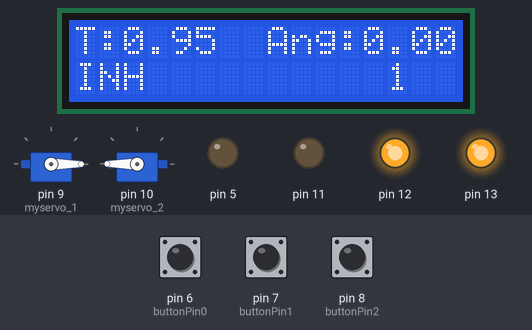
This sketch was run on a simulated Arduino Uno, built with avr-gcc and run on an emulated ATmega328P. Shown: 16×2 character LCD, 2 × servo, output pins drawn as LEDs (lit = HIGH). Inputs (shaded band) come from the test bench; at power-on: pin 6 (buttonPin0) LOW, pin 8 (buttonPin2) LOW, pin 7 (buttonPin1) LOW. EEPROM starts erased; what the sketch prints to the serial monitor is not drawn.

Above: at 1.2 s.
1.3 s: pin 6 (buttonPin0) pulled HIGH for 0.15 s
At 3.3 s:
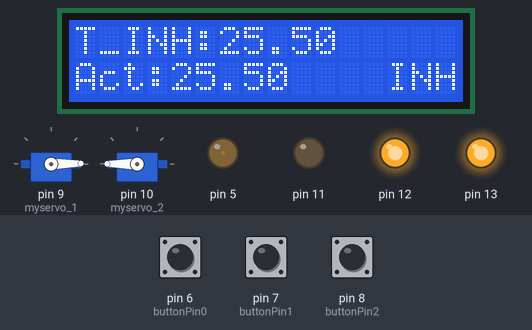
4.4 s: pin 6 (buttonPin0) pulled HIGH for 1 s
At 7.2 s:
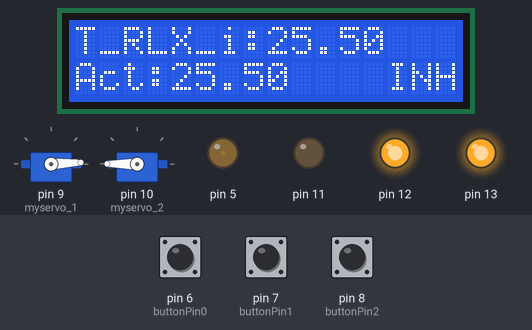
8.4 s: pin 6 (buttonPin0) pulled HIGH for 0.15 s
At 11.1 s:
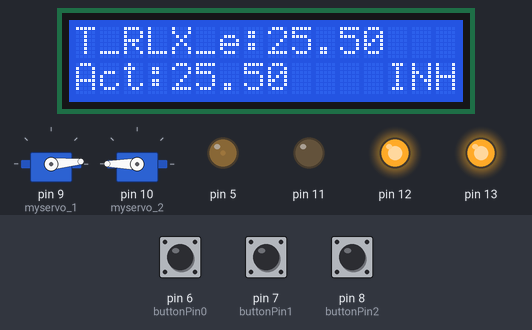
11.5 s: pin 8 (buttonPin2) pulled HIGH for 3.2 s
At 15.1 s:
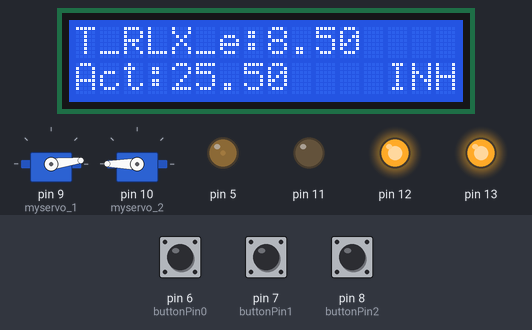
16.2 s: pin 6 (buttonPin0) pulled HIGH for 3.2 s
At 18.5 s:
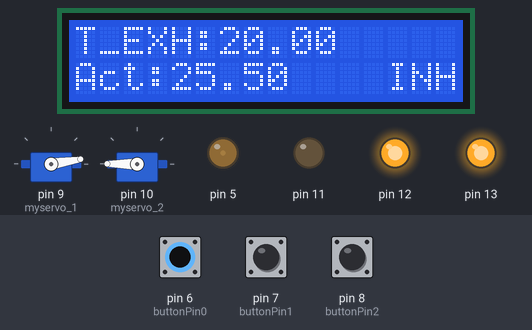
20.9 s: pin 6 (buttonPin0) pulled HIGH for 0.15 s
At 26.9 s:
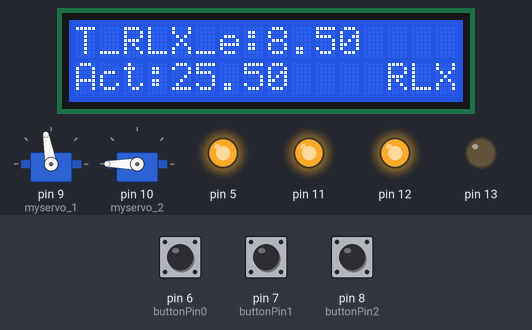
Timing chart, 0 to 27.7 s (numbered marks = the images above; inputs shaded):
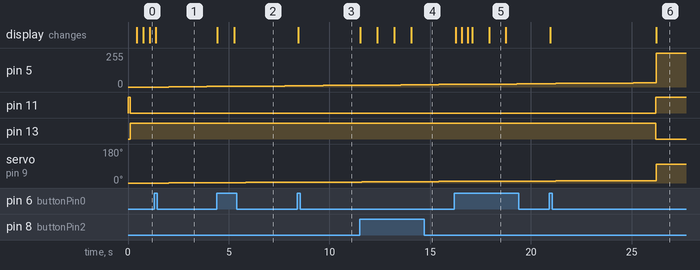

The sketch:

Respiracion_PID_smooth_v2.ino.ino
```cpp
#include <Wire.h>
#include <LiquidCrystal_I2C.h>
LiquidCrystal_I2C lcd(0x3F, 16, 2);
#include <EEPROM.h>
#include <Servo.h>

Servo myservo_1;
Servo myservo_2;

//Tiempo..................................................INICIALIZACION
float Tiempo = 0.0;
float Tiempo_wave = 0.0;
float Tiempo_actual = 0.0;
float Tiempo_actual_rise = 0.0;
float Tiempo_actual_edge = 0.0;
float Tiempo_actual_inh = 6.0;
float Tiempo_actual_exh = 6.0;
float Tiempo_relax_i = 1.0;
float Tiempo_relax_e = 1.0;
float Tiempo_actual_inh_Prev;
float Tiempo_actual_exh_Prev;
float Tiempo_relax_i_Prev;
float Tiempo_relax_e_Prev;
float Tiempo_actual_inh_int;
float Tiempo_actual_exh_int;
float Tiempo_relax_i_int;
float Tiempo_relax_e_int;
float Desface = 0.0;
float Tiempo_maximo = 0.0;
float Tiempo_a = 6.0;

float freq = 0.0;
bool Primer_pico = false;

//Botones y menu...........................................INICIALIZACION
const int buttonPin0 = 6;
const int buttonPin1 = 7;
const int buttonPin2 = 8;
int button0State = 6;
int button1State = 7;
int button2State = 8;
int menu = 0;
int acc = 0;
int segundos_menu = 0;
bool standby = false;
float standby_time;
bool Req_act = false;
bool Act_1 = false;
bool Act_2 = false;
bool Act_3 = false;
bool Act_4 = false;
bool Hold = false;
bool INH = true;
bool EXH = false;
bool RLX_i = false;
bool RLX_e = false;
bool modo = false;

//Servo....................................................INICIALIZACION
float pos_1 = 60.0;
float pos_2 = 30.0;
float Funcion;
int pos_1_int = 60;
int pos_2_int = 30;
int Serv_max = 100;
float Salida05_f;
int Salida05;

void setup() {
  Serial.begin(9600);

  pinMode(buttonPin0, INPUT);
  pinMode(11, OUTPUT);
  pinMode(12, OUTPUT);
  pinMode(13, OUTPUT);
  digitalWrite(11, HIGH);
  digitalWrite(12, HIGH);
  digitalWrite(13, LOW);

  lcd.init();
  lcd.home ();
  lcd.print("Control_PID");
  lcd.setBacklight(HIGH);

  myservo_1.attach(9);
  myservo_2.attach(10);
  myservo_1.write(0);
  myservo_2.write(180);

  Tiempo_actual_inh_int = EEPROM.read(0);
  Tiempo_actual_exh_int = EEPROM.read(1);
  Tiempo_relax_i_int = EEPROM.read(2);
  Tiempo_relax_e_int = EEPROM.read(3);

  Tiempo_actual_inh = float(Tiempo_actual_inh_int);
  Tiempo_actual_exh = float(Tiempo_actual_exh_int);
  Tiempo_relax_i = float(Tiempo_relax_i_int);
  Tiempo_relax_e = float(Tiempo_relax_e_int);

  Tiempo_actual_inh = Tiempo_actual_inh / 10.0;
  Tiempo_actual_exh = Tiempo_actual_exh / 10.0;
  Tiempo_relax_i = Tiempo_relax_i / 10.0;
  Tiempo_relax_e = Tiempo_relax_e / 10.0;

  Tiempo_actual_inh_Prev = Tiempo_actual_inh;
  Tiempo_actual_exh_Prev = Tiempo_actual_exh;
  Tiempo_relax_i_Prev = Tiempo_relax_i;
  Tiempo_relax_e_Prev = Tiempo_relax_e;

  // TIMER 2 for interrupt frequency 20 Hz:
  TCCR2A = 0;
  TCCR2B = 0;
  TCNT2  = 0;
  OCR2A = 12499;
  TCCR2B |= (1 << WGM21);
  TCCR2B |= (0 << CS22) | (1 << CS21) | (1 << CS20);
  TIMSK2 |= (1 << OCIE2A);

  Tiempo_actual_edge = Tiempo_actual_exh;


}

//Interrupcion 1 Segundo..................................OPERATIVO
ISR(TIMER2_COMPA_vect) {
  Tiempo = Tiempo + 0.05;
  if (INH == true) {
    Tiempo_actual_rise = Tiempo / 100;
  }
  if (RLX_i == true) {

  }
  if (EXH == true) {
    Tiempo_actual_edge = Tiempo_actual_exh - (Tiempo_actual - (Tiempo_actual_inh + Tiempo_relax_i));
  }
  if (RLX_e == true) {

  }
  if (standby == true) {
    standby_time = standby_time + 0.05;
  }
  Tiempo_actual = Tiempo / 100;
}

void loop() {

  Tiempo_maximo = Tiempo_actual_inh + Tiempo_relax_i + Tiempo_actual_exh + Tiempo_relax_e;
  Serial.print(Tiempo_actual);
  Serial.print(",");
  /*Serial.print((Tiempo_wave / 100.0)*Desface);
    Serial.print(",");
    Serial.print(Desface);
    Serial.print(",");
    Serial.print(Tiempo_actual_rise);
    Serial.print(",");*/
  Serial.print(pos_1);
  Serial.print(",");
  Serial.println(Funcion);

  //Boton.....................................................OPERATIVO
  button0State = digitalRead(buttonPin0);
  button1State = digitalRead(buttonPin1);
  button2State = digitalRead(buttonPin2);
  if (standby == false) {
    if (button0State == HIGH) {
      menu = menu + 1;
      lcd.clear ();
      standby = true;
    }

    if (button1State == HIGH) {
      if (menu == 1) {
        Tiempo_actual_inh_Prev = Tiempo_actual_inh_Prev + 0.5;
      }
      if (menu == 2) {
        Tiempo_actual_exh_Prev = Tiempo_actual_exh_Prev + 0.5;
      }
      if (menu == 3) {
        Tiempo_relax_i_Prev = Tiempo_relax_i_Prev + 0.5;
      }
      if (menu == 4) {
        Tiempo_relax_e_Prev = Tiempo_relax_e_Prev + 0.5;
      }
      if (Tiempo_actual_inh_Prev > 20.0) Tiempo_actual_inh_Prev = 20.0;
      if (Tiempo_actual_exh_Prev > 20.0) Tiempo_actual_exh_Prev = 20.0;
      if (Tiempo_relax_i_Prev > 10.0) Tiempo_relax_i_Prev = 10.0;
      if (Tiempo_relax_e_Prev > 10.0) Tiempo_relax_e_Prev = 10.0;
      standby = true;
    }
    if (button2State == HIGH) {
      if (menu == 1) {
        Tiempo_actual_inh_Prev = Tiempo_actual_inh_Prev - 0.5;
      }
      if (menu == 2) {
        Tiempo_actual_exh_Prev = Tiempo_actual_exh_Prev - 0.5;
      }
      if (menu == 3) {
        Tiempo_relax_i_Prev = Tiempo_relax_i_Prev - 0.5;
      }
      if (menu == 4) {
        Tiempo_relax_e_Prev = Tiempo_relax_e_Prev - 0.5;
      }
      if (Tiempo_actual_inh_Prev > 20.0) Tiempo_actual_inh_Prev = 20.0;
      if (Tiempo_actual_exh_Prev > 20.0) Tiempo_actual_exh_Prev = 20.0;
      if (Tiempo_relax_i_Prev > 10.0) Tiempo_relax_i_Prev = 10.0;
      if (Tiempo_relax_e_Prev > 10.0) Tiempo_relax_e_Prev = 10.0;
      standby = true;
    }

    if (menu == 5) {
      menu = 0;
      Req_act = true;
      Primer_pico = false;
      if (Tiempo_actual_inh_Prev != Tiempo_actual_inh) {
        Tiempo_actual_inh_int = int(Tiempo_actual_inh_Prev * 10);
        EEPROM.write(0, Tiempo_actual_inh_int);
      }
      if (Tiempo_actual_exh_Prev != Tiempo_actual_exh) {
        Tiempo_actual_inh_int = int(Tiempo_actual_exh_Prev * 10);
        EEPROM.write(1, Tiempo_actual_inh_int);
      }
      if (Tiempo_relax_i_Prev != Tiempo_relax_i) {
        Tiempo_relax_i_int = int(Tiempo_relax_i_Prev * 10);
        EEPROM.write(2, Tiempo_relax_i_int);
      }
      if (Tiempo_relax_e_Prev != Tiempo_relax_e) {
        Tiempo_relax_e_int = int(Tiempo_relax_e_Prev * 10);
        EEPROM.write(3, Tiempo_relax_e_int);
      }
    }

  }
  //LCD.....................................................OPERATIVO
  //Menu_0
  if (menu == 0) {
    lcd.home ();
    lcd.print("T:");
    lcd.print(Tiempo_actual, 2);
    lcd.print(" ");
    lcd.print(" Ang:");
    lcd.print(pos_1);
    lcd.print("   ");
    lcd.setCursor ( 0, 1 );
    if (INH == true)lcd.print("INH");
    if (EXH == true)lcd.print("EXH");
    if (RLX_i == true || RLX_e == true)lcd.print("RLX");
  }
  //Menu_1
  if (menu == 1) {
    lcd.home ();
    lcd.print("T_INH:");
    lcd.print(Tiempo_actual_inh_Prev, 2);
    lcd.print(" ");
    lcd.setCursor ( 0, 1 );
    lcd.print("Act:");
    lcd.print(Tiempo_actual_inh, 2);
    lcd.print(" ");
    lcd.setCursor ( 13, 1 );
    if (INH == true)lcd.print("INH");
    if (EXH == true)lcd.print("EXH");
    if (RLX_i == true || RLX_e == true)lcd.print("RLX");
  }
  //Menu_2
  if (menu == 2) {
    lcd.home ();
    lcd.print("T_EXH:");
    lcd.print(Tiempo_actual_exh_Prev, 2);
    lcd.print(" ");
    lcd.setCursor ( 0, 1 );
    lcd.print("Act:");
    lcd.print(Tiempo_actual_exh, 2);
    lcd.print(" ");
    lcd.setCursor ( 13, 1 );
    if (INH == true)lcd.print("INH");
    if (EXH == true)lcd.print("EXH");
    if (RLX_i == true || RLX_e == true)lcd.print("RLX");
  }
  //Menu_3
  if (menu == 3) {
    lcd.home ();
    lcd.print("T_RLX_i:");
    lcd.print(Tiempo_relax_i_Prev, 2);
    lcd.print(" ");
    lcd.setCursor ( 0, 1 );
    lcd.print("Act:");
    lcd.print(Tiempo_relax_i, 2);
    lcd.print(" ");
    lcd.setCursor ( 13, 1 );
    if (INH == true)lcd.print("INH");
    if (EXH == true)lcd.print("EXH");
    if (RLX_i == true || RLX_e == true)lcd.print("RLX");
  }
  //Menu_4
  if (menu == 4) {
    lcd.home ();
    lcd.print("T_RLX_e:");
    lcd.print(Tiempo_relax_e_Prev, 2);
    lcd.print(" ");
    lcd.setCursor ( 0, 1 );
    lcd.print("Act:");
    lcd.print(Tiempo_relax_i, 2);
    lcd.print(" ");
    lcd.setCursor ( 13, 1 );
    if (INH == true)lcd.print("INH");
    if (EXH == true)lcd.print("EXH");
    if (RLX_i == true || RLX_e == true)lcd.print("RLX");
  }
  if (menu == 5) {
    lcd.home ();
    lcd.clear ();
    lcd.print("Guardando ");
    lcd.print(menu);
  }
  //Tiempo_menu..................................OPERATIVO
  acc = acc + 10;
  if (acc == 200) {
    segundos_menu = segundos_menu + 1;
    acc = 0;
    if (menu == 0) {
      lcd.setCursor ( 13, 1 );
      lcd.print(segundos_menu);
      lcd.print("   ");
    }
  }
  if (segundos_menu == 180) {
    lcd.clear ();
    segundos_menu = 0;
    menu = 0;
    standby_time = 0.0;
    standby = false;
  }
  if (standby_time >= 80.0) {
    standby_time = 0.0;
    standby = false;
  }
  if (Act_1 == true && Act_2 == true && Act_3 == true && Act_4 == true && Req_act == true) {
    Act_1 = false;
    Act_2 = false;
    Act_3 = false;
    Req_act = false;
  }

  //Tiempo.....................................................OPERATIVO

  if (INH == true) {
    digitalWrite(11, LOW);
    digitalWrite(12, HIGH);
    digitalWrite(13, HIGH);
    freq = (Tiempo_actual_rise * 45.0) / (Tiempo_actual_inh);
    Tiempo_wave = Tiempo_actual_rise;
    Tiempo_wave = (Tiempo_wave * 100) / Tiempo_actual_inh;
    if (Tiempo_actual > Tiempo_actual_inh) {
      INH = false;
      EXH = false;
      RLX_i = true;
      RLX_e = false;
      Tiempo_actual_rise = Tiempo_actual_inh;
    }
  }

  if (RLX_i == true) {
    digitalWrite(11, HIGH);
    digitalWrite(12, HIGH);
    digitalWrite(13, LOW);
    freq = 45.0;
    Tiempo_wave = 100.0;
    Funcion = 100.0;
    if (Tiempo_actual > (Tiempo_actual_inh + Tiempo_relax_i)) {
      INH = false;
      EXH = true;
      RLX_i = false;
      RLX_e = false;
      Tiempo_wave = Tiempo_actual_inh;
    }
  }

  if (EXH == true) {
    digitalWrite(11, HIGH);
    digitalWrite(12, LOW);
    digitalWrite(13, HIGH);
    freq = (Tiempo_actual_edge * 45.0) / (Tiempo_actual_exh);
    Tiempo_wave = Tiempo_actual_edge;
    Tiempo_wave = (Tiempo_wave * 100) / Tiempo_actual_exh;
    if (Tiempo_actual > (Tiempo_actual_inh + Tiempo_relax_i + Tiempo_actual_exh)) {
      INH = false;
      EXH = false;
      RLX_i = false;
      RLX_e = true;
      Tiempo_actual_edge = Tiempo_actual_exh;
    }
  }

  if (RLX_e == true) {
    digitalWrite(11, HIGH);
    digitalWrite(12, HIGH);
    if (Tiempo_relax_e > 0.0) {
      digitalWrite(13, LOW);
    } else {
      digitalWrite(13, HIGH);
    }
    freq = 0.0;
    Tiempo_wave = 0.0;
    Funcion = 0.0;
    if (Tiempo_actual > (Tiempo_actual_inh + Tiempo_relax_i + Tiempo_actual_exh + Tiempo_relax_e)) {
      INH = true;
      EXH = false;
      RLX_i = false;
      RLX_e = false;
      Tiempo = 0.0;
    }
    if (Req_act == true || menu == 0) {
      if (Tiempo_relax_i_Prev != Tiempo_relax_i) Tiempo_relax_i = Tiempo_relax_i_Prev;
      if (Tiempo_relax_e_Prev != Tiempo_relax_e) Tiempo_relax_e = Tiempo_relax_e_Prev;
      Act_1 = true;
    }
    if (Req_act == true || menu == 0) {
      if (Tiempo_actual_inh_Prev != Tiempo_actual_inh) Tiempo_actual_inh = Tiempo_actual_inh_Prev;
      if (Tiempo_actual_exh_Prev != Tiempo_actual_exh) Tiempo_actual_exh = Tiempo_actual_exh_Prev;
      Act_2 = true;
    }
    if (Req_act == true || menu == 0) {
      if (Tiempo_relax_i_Prev != Tiempo_relax_i) Tiempo_relax_i = Tiempo_relax_i_Prev;
      if (Tiempo_relax_e_Prev != Tiempo_relax_e) Tiempo_relax_e = Tiempo_relax_e_Prev;
      Act_3 = true;
    }
    if (Req_act == true || menu == 0) {
      if (Tiempo_actual_inh_Prev != Tiempo_actual_inh) Tiempo_actual_inh = Tiempo_actual_inh_Prev;
      if (Tiempo_actual_exh_Prev != Tiempo_actual_exh) Tiempo_actual_exh = Tiempo_actual_exh_Prev;
      Act_4 = true;
    }
  }

  freq = (freq * 45.0) / 100;

  if (RLX_i == false || RLX_e == false) {
    if (Tiempo_actual_inh > 2.9 || Tiempo_actual_exh > 2.9) {
      Funcion = 100 * sin((((Tiempo_wave * 100) / 180.0) / Tiempo_maximo) / 4);
      Funcion = Funcion + ((Tiempo_wave / 100.0) * Desface);
      if (Desface > 0.0 || Primer_pico == true) Funcion = (Funcion * Tiempo_wave) / (100.0 - Desface);
      if (Funcion > 100.0) Funcion = 100.0;
    }
  }


  if (Tiempo_actual_inh < 2.9 || Tiempo_actual_exh < 2.9) {
    Funcion = Tiempo_wave;
  }

  if (RLX_i == true) {
    if (Primer_pico == false) {
      if (Funcion < 100.0) {
        Desface = 100.0 - Funcion;
        Primer_pico = true;
      }
    }
  }
  //Salida.....................................................OPERATIVO
  pos_1 = map(Funcion, 0, 100, 0, Serv_max);
  pos_1_int = int(pos_1);
  myservo_1.write(pos_1_int);

  Salida05_f = pos_1;
  Salida05_f = map(Salida05_f, 0.0, 100.0, 0.0, 255.0);
  Salida05 = int(Salida05_f);
  analogWrite(5, Salida05);
}
```

Measured:
- after the input at 1.3 s, the display: changes after 0.08 s (image 1)
- after the input at 4.4 s, the display: first changes at once (image 2 shows a later state)
- after the input at 8.4 s, the display: changes after 0.05 s (image 3)
- after the input at 11.5 s, the display: first changes at once (image 4 shows a later state)
- after the input at 16.2 s, the display: first changes after 0.06 s (image 5 shows a later state)
- after the input at 20.9 s, the display: first changes after 0.05 s (image 6 shows a later state)
- what the display in image 5 shows lasts 0.9 s, from 17.9 s to 18.8 s
